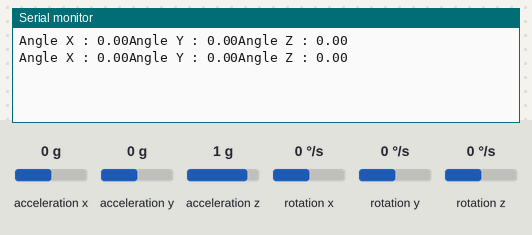
Bench run of a sketch on a simulated Arduino Uno, built with avr-gcc and run on an emulated ATmega328P. Parts: the last lines printed to the serial monitor. The test bench sets the inputs (shaded band); at power-on: acceleration x 0 g, acceleration y 0 g, acceleration z 1 g, rotation z 0 °/s, rotation x 0 °/s, rotation y 0 °/s.

Above: at 4.2 s.
4.3 s: acceleration x set to -1.4 g
At 5.6 s:
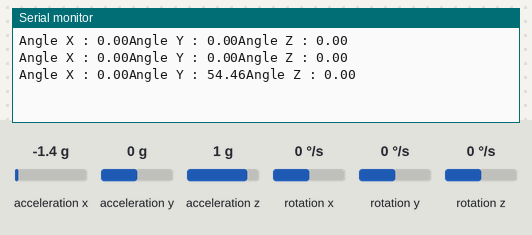
5.8 s: acceleration y set to -1.4 g
At 6.8 s:
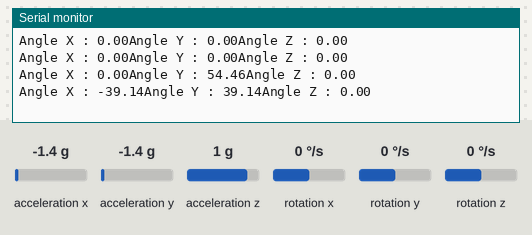
7.3 s: acceleration z set to -1.4 g
At 8.6 s:
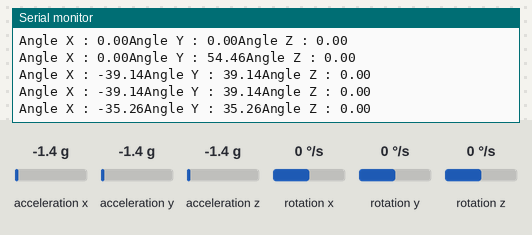
8.8 s: rotation z set to -192 °/s
At 9.7 s:
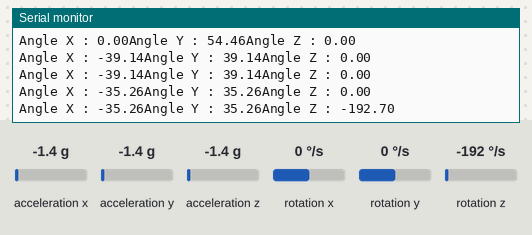
Timing chart, 0 to 11.3 s (numbered marks = the images above; inputs shaded):
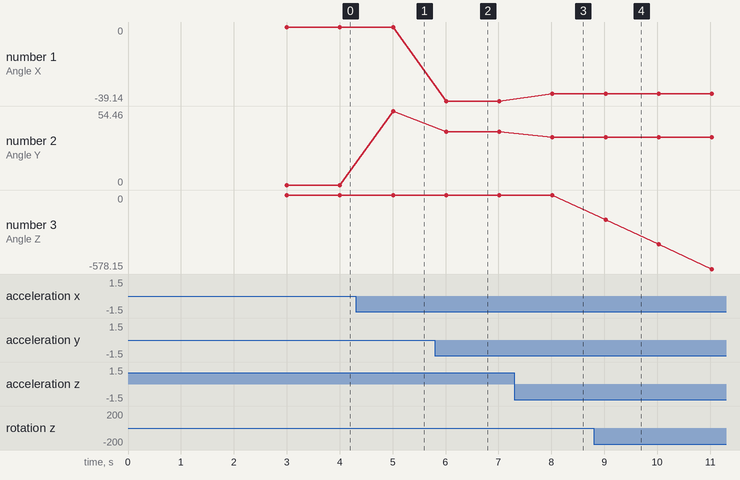

The sketch:

movement_mpu.ino
```cpp
#include <MPU6050_tockn.h>
#include <Wire.h>

MPU6050 mpu6050(Wire);

void setup() {
  Serial.begin(115200);
  Wire.begin();
  mpu6050.begin();
  mpu6050.calcGyroOffsets();
}

void loop() {
  mpu6050.update();
  Serial.print("Angle X : ");
  Serial.print(mpu6050.getAngleX());
  Serial.print("Angle Y : ");
  Serial.print(mpu6050.getAngleY());
  Serial.print("Angle Z : ");
  Serial.println(mpu6050.getAngleZ());
  delay(1000);
}
```

Measured:
- after the input at 4.3 s, the serial monitor: prints a new line after 0.71 s (image 1)
- after the input at 5.8 s, the serial monitor: prints a new line after 0.21 s (image 2)
- after the input at 7.3 s, the serial monitor: prints a new line after 0.72 s (image 3)
- after the input at 8.8 s, the serial monitor: prints a new line after 0.22 s (image 4)
- plotted number 1: 0 → -39.14 after the input at 5.8 s, -39.14 → -35.26 after the input at 7.3 s
- plotted number 2: 0 → 54.46 after the input at 4.3 s, 54.46 → 39.14 after the input at 5.8 s, 39.14 → 35.26 after the input at 7.3 s
- plotted number 3: 0 → -578.15 after the input at 8.8 s
